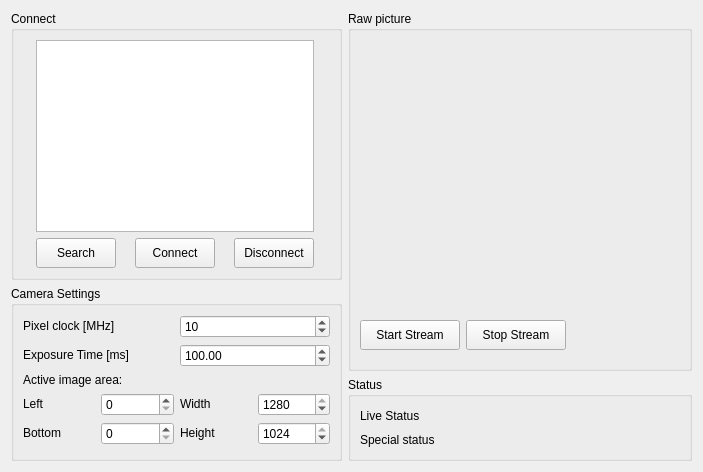
<?xml version="1.0" encoding="UTF-8"?>
<ui version="4.0">
 <class>window</class>
 <widget class="QWidget" name="window">
  <property name="geometry">
   <rect>
    <x>0</x>
    <y>0</y>
    <width>703</width>
    <height>472</height>
   </rect>
  </property>
  <property name="windowTitle">
   <string>Demo Setup - Camera Settings</string>
  </property>
  <layout class="QHBoxLayout" name="horizontalLayout">
   <item>
    <layout class="QGridLayout" name="gridLayout_2">
     <item row="0" column="1" rowspan="2">
      <widget class="QGroupBox" name="box_raw">
       <property name="sizePolicy">
        <sizepolicy hsizetype="Minimum" vsizetype="Minimum">
         <horstretch>0</horstretch>
         <verstretch>0</verstretch>
        </sizepolicy>
       </property>
       <property name="title">
        <string>Raw picture</string>
       </property>
       <layout class="QGridLayout" name="gridLayout">
        <item row="0" column="0" colspan="3">
         <widget class="MatplotlibWidget" name="mpl_raw">
          <property name="sizePolicy">
           <sizepolicy hsizetype="Fixed" vsizetype="Fixed">
            <horstretch>0</horstretch>
            <verstretch>0</verstretch>
           </sizepolicy>
          </property>
          <property name="minimumSize">
           <size>
            <width>320</width>
            <height>256</height>
           </size>
          </property>
          <property name="maximumSize">
           <size>
            <width>320</width>
            <height>256</height>
           </size>
          </property>
         </widget>
        </item>
        <item row="2" column="0">
         <widget class="QPushButton" name="btn_startstream">
          <property name="sizePolicy">
           <sizepolicy hsizetype="Fixed" vsizetype="Fixed">
            <horstretch>0</horstretch>
            <verstretch>0</verstretch>
           </sizepolicy>
          </property>
          <property name="minimumSize">
           <size>
            <width>100</width>
            <height>30</height>
           </size>
          </property>
          <property name="text">
           <string>Start Stream</string>
          </property>
         </widget>
        </item>
        <item row="2" column="1">
         <widget class="QPushButton" name="btn_stopstream">
          <property name="sizePolicy">
           <sizepolicy hsizetype="Fixed" vsizetype="Fixed">
            <horstretch>0</horstretch>
            <verstretch>0</verstretch>
           </sizepolicy>
          </property>
          <property name="minimumSize">
           <size>
            <width>100</width>
            <height>30</height>
           </size>
          </property>
          <property name="text">
           <string>Stop Stream</string>
          </property>
         </widget>
        </item>
       </layout>
      </widget>
     </item>
     <item row="2" column="1">
      <widget class="QGroupBox" name="box_status">
       <property name="title">
        <string>Status</string>
       </property>
       <layout class="QVBoxLayout" name="verticalLayout">
        <item>
         <widget class="QLabel" name="label_stat1">
          <property name="text">
           <string>Live Status</string>
          </property>
         </widget>
        </item>
        <item>
         <widget class="QLabel" name="label_stat2">
          <property name="text">
           <string>Special status</string>
          </property>
         </widget>
        </item>
       </layout>
      </widget>
     </item>
     <item row="1" column="0" rowspan="2">
      <widget class="QGroupBox" name="box_settings">
       <property name="title">
        <string>Camera Settings</string>
       </property>
       <layout class="QGridLayout" name="gridLayout_3">
        <item row="2" column="1" colspan="2">
         <widget class="QLabel" name="label">
          <property name="sizePolicy">
           <sizepolicy hsizetype="Preferred" vsizetype="Maximum">
            <horstretch>0</horstretch>
            <verstretch>0</verstretch>
           </sizepolicy>
          </property>
          <property name="text">
           <string>Exposure Time [ms]</string>
          </property>
         </widget>
        </item>
        <item row="7" column="3">
         <widget class="QLabel" name="label_6">
          <property name="sizePolicy">
           <sizepolicy hsizetype="Preferred" vsizetype="Maximum">
            <horstretch>0</horstretch>
            <verstretch>0</verstretch>
           </sizepolicy>
          </property>
          <property name="text">
           <string>Height</string>
          </property>
         </widget>
        </item>
        <item row="7" column="2">
         <widget class="QSpinBox" name="box_bot">
          <property name="sizePolicy">
           <sizepolicy hsizetype="Preferred" vsizetype="Maximum">
            <horstretch>0</horstretch>
            <verstretch>0</verstretch>
           </sizepolicy>
          </property>
          <property name="minimum">
           <number>0</number>
          </property>
          <property name="maximum">
           <number>1023</number>
          </property>
          <property name="singleStep">
           <number>10</number>
          </property>
          <property name="value">
           <number>0</number>
          </property>
         </widget>
        </item>
        <item row="7" column="4">
         <widget class="QSpinBox" name="box_height">
          <property name="sizePolicy">
           <sizepolicy hsizetype="Preferred" vsizetype="Maximum">
            <horstretch>0</horstretch>
            <verstretch>0</verstretch>
           </sizepolicy>
          </property>
          <property name="minimum">
           <number>1</number>
          </property>
          <property name="maximum">
           <number>1024</number>
          </property>
          <property name="singleStep">
           <number>10</number>
          </property>
          <property name="value">
           <number>1024</number>
          </property>
         </widget>
        </item>
        <item row="7" column="1">
         <widget class="QLabel" name="label_5">
          <property name="sizePolicy">
           <sizepolicy hsizetype="Preferred" vsizetype="Maximum">
            <horstretch>0</horstretch>
            <verstretch>0</verstretch>
           </sizepolicy>
          </property>
          <property name="text">
           <string>Bottom</string>
          </property>
         </widget>
        </item>
        <item row="0" column="1" colspan="2">
         <widget class="QLabel" name="label_7">
          <property name="sizePolicy">
           <sizepolicy hsizetype="Preferred" vsizetype="Maximum">
            <horstretch>0</horstretch>
            <verstretch>0</verstretch>
           </sizepolicy>
          </property>
          <property name="text">
           <string>Pixel clock [MHz]</string>
          </property>
         </widget>
        </item>
        <item row="0" column="3" colspan="2">
         <widget class="QSpinBox" name="box_pixelclock">
          <property name="sizePolicy">
           <sizepolicy hsizetype="Preferred" vsizetype="Maximum">
            <horstretch>0</horstretch>
            <verstretch>0</verstretch>
           </sizepolicy>
          </property>
          <property name="minimum">
           <number>7</number>
          </property>
          <property name="maximum">
           <number>86</number>
          </property>
          <property name="singleStep">
           <number>1</number>
          </property>
          <property name="value">
           <number>10</number>
          </property>
         </widget>
        </item>
        <item row="2" column="3" colspan="2">
         <widget class="QDoubleSpinBox" name="box_expos">
          <property name="sizePolicy">
           <sizepolicy hsizetype="Preferred" vsizetype="Maximum">
            <horstretch>0</horstretch>
            <verstretch>0</verstretch>
           </sizepolicy>
          </property>
          <property name="minimum">
           <double>0.010000000000000</double>
          </property>
          <property name="maximum">
           <double>1099.799999999999955</double>
          </property>
          <property name="value">
           <double>100.000000000000000</double>
          </property>
         </widget>
        </item>
        <item row="6" column="2">
         <widget class="QSpinBox" name="box_left">
          <property name="sizePolicy">
           <sizepolicy hsizetype="Preferred" vsizetype="Maximum">
            <horstretch>0</horstretch>
            <verstretch>0</verstretch>
           </sizepolicy>
          </property>
          <property name="minimum">
           <number>0</number>
          </property>
          <property name="maximum">
           <number>1279</number>
          </property>
          <property name="singleStep">
           <number>1</number>
          </property>
          <property name="value">
           <number>0</number>
          </property>
         </widget>
        </item>
        <item row="6" column="4">
         <widget class="QSpinBox" name="box_width">
          <property name="sizePolicy">
           <sizepolicy hsizetype="Preferred" vsizetype="Maximum">
            <horstretch>0</horstretch>
            <verstretch>0</verstretch>
           </sizepolicy>
          </property>
          <property name="minimum">
           <number>1</number>
          </property>
          <property name="maximum">
           <number>1280</number>
          </property>
          <property name="singleStep">
           <number>10</number>
          </property>
          <property name="value">
           <number>1280</number>
          </property>
         </widget>
        </item>
        <item row="5" column="1" colspan="4">
         <widget class="QLabel" name="label_2">
          <property name="sizePolicy">
           <sizepolicy hsizetype="Preferred" vsizetype="Maximum">
            <horstretch>0</horstretch>
            <verstretch>0</verstretch>
           </sizepolicy>
          </property>
          <property name="text">
           <string>Active image area:</string>
          </property>
         </widget>
        </item>
        <item row="6" column="1">
         <widget class="QLabel" name="label_3">
          <property name="sizePolicy">
           <sizepolicy hsizetype="Preferred" vsizetype="Maximum">
            <horstretch>0</horstretch>
            <verstretch>0</verstretch>
           </sizepolicy>
          </property>
          <property name="text">
           <string>Left</string>
          </property>
         </widget>
        </item>
        <item row="6" column="3">
         <widget class="QLabel" name="label_4">
          <property name="sizePolicy">
           <sizepolicy hsizetype="Preferred" vsizetype="Maximum">
            <horstretch>0</horstretch>
            <verstretch>0</verstretch>
           </sizepolicy>
          </property>
          <property name="text">
           <string>Width</string>
          </property>
         </widget>
        </item>
       </layout>
       <zorder>label</zorder>
       <zorder>box_expos</zorder>
       <zorder>box_left</zorder>
       <zorder>box_width</zorder>
       <zorder>label_2</zorder>
       <zorder>label_3</zorder>
       <zorder>label_4</zorder>
       <zorder>box_bot</zorder>
       <zorder>label_5</zorder>
       <zorder>box_height</zorder>
       <zorder>label_6</zorder>
       <zorder>label_7</zorder>
       <zorder>box_pixelclock</zorder>
      </widget>
     </item>
     <item row="0" column="0">
      <widget class="QGroupBox" name="box_con">
       <property name="sizePolicy">
        <sizepolicy hsizetype="Minimum" vsizetype="Minimum">
         <horstretch>0</horstretch>
         <verstretch>0</verstretch>
        </sizepolicy>
       </property>
       <property name="title">
        <string>Connect</string>
       </property>
       <layout class="QGridLayout" name="gridLayout_4">
        <item row="0" column="0" colspan="3">
         <widget class="QListWidget" name="list_cams">
          <property name="sizePolicy">
           <sizepolicy hsizetype="Preferred" vsizetype="Preferred">
            <horstretch>0</horstretch>
            <verstretch>0</verstretch>
           </sizepolicy>
          </property>
          <property name="minimumSize">
           <size>
            <width>0</width>
            <height>0</height>
           </size>
          </property>
         </widget>
        </item>
        <item row="1" column="2">
         <widget class="QPushButton" name="btn_discon">
          <property name="sizePolicy">
           <sizepolicy hsizetype="Maximum" vsizetype="Minimum">
            <horstretch>0</horstretch>
            <verstretch>0</verstretch>
           </sizepolicy>
          </property>
          <property name="minimumSize">
           <size>
            <width>0</width>
            <height>30</height>
           </size>
          </property>
          <property name="text">
           <string>Disconnect</string>
          </property>
         </widget>
        </item>
        <item row="1" column="0">
         <widget class="QPushButton" name="btn_search">
          <property name="sizePolicy">
           <sizepolicy hsizetype="Maximum" vsizetype="Minimum">
            <horstretch>0</horstretch>
            <verstretch>0</verstretch>
           </sizepolicy>
          </property>
          <property name="minimumSize">
           <size>
            <width>0</width>
            <height>30</height>
           </size>
          </property>
          <property name="text">
           <string>Search</string>
          </property>
         </widget>
        </item>
        <item row="1" column="1">
         <widget class="QPushButton" name="btn_con">
          <property name="sizePolicy">
           <sizepolicy hsizetype="Maximum" vsizetype="Minimum">
            <horstretch>0</horstretch>
            <verstretch>0</verstretch>
           </sizepolicy>
          </property>
          <property name="minimumSize">
           <size>
            <width>0</width>
            <height>30</height>
           </size>
          </property>
          <property name="text">
           <string>Connect</string>
          </property>
         </widget>
        </item>
       </layout>
      </widget>
     </item>
    </layout>
   </item>
  </layout>
 </widget>
 <customwidgets>
  <customwidget>
   <class>MatplotlibWidget</class>
   <extends>QWidget</extends>
   <header>matplotlibwidget</header>
  </customwidget>
 </customwidgets>
 <resources/>
 <connections/>
</ui>
